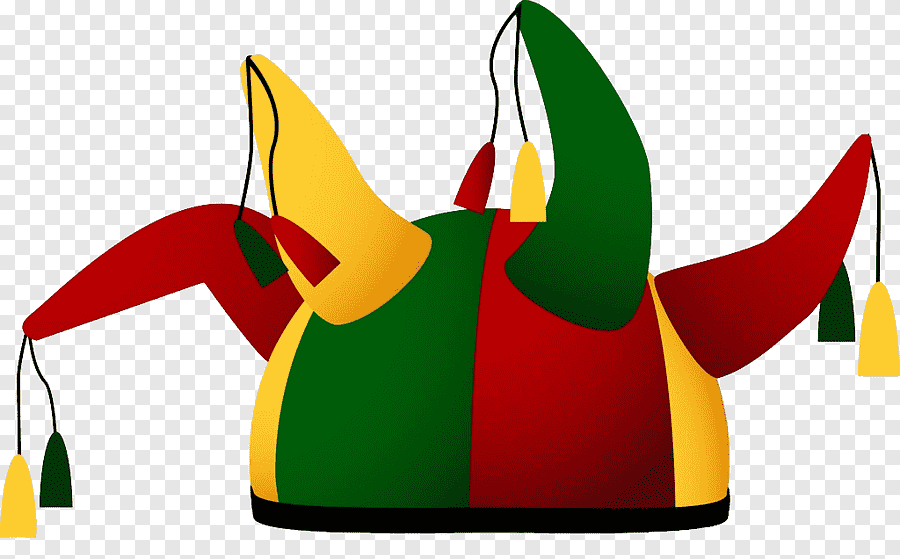
#> input picture chapeau.png, 900 x 559 px
$ python Projet.py
#> lines starting #> are read from the running program, lines starting #| are printed output that depends on the picture; after the words box and inside, x2 and y2 are one past the last pixel; in counts of white or black regions, pixels touching at a corner belong together
# -*- coding: utf-8 -*-
"""
Created on Tue Nov 29 15:30:48 2022

@author: User
"""

import cv2
import numpy as np
from matplotlib import pyplot as plt
import math
#import time

#Création de l'image alpha à partir du chemin de l'image et d'un seuil
def alpha(img, seuil):
    img_gray = cv2.cvtColor(img, cv2.COLOR_BGR2GRAY)
    ret, img_bin = cv2.threshold(img_gray, seuil, 255, cv2.THRESH_BINARY_INV)
    img_alpha = cv2.cvtColor(img_bin, cv2.COLOR_GRAY2BGR)
    return img_alpha

#Affichage des images (pour les tests)
# [22 lines left out: functions affichage, test_incrustation, fermeture, not called in this run]

#Filtre sepia
def filter_sepia(img):
    kernel = np.float32([[0.272,0.534,0.131],[0.349,0.686,0.168],[0.393,0.769,0.189]])
    return cv2.transform(img, kernel)

#Ajout d'une image sur une autre
# [56 lines left out: functions incrustation, rectangle, on_click, not called in this run]


# Load the cascades
face_cascade = cv2.CascadeClassifier('CascadeClassifier/haarcascade_frontalface_alt.xml')
eyes_cascade = cv2.CascadeClassifier('CascadeClassifier/haarcascade_eye_tree_eyeglasses.xml')
nose_cascade = cv2.CascadeClassifier('CascadeClassifier/haarcascade_mcs_nose.xml')

#Load the pictures
clown_hat = cv2.imread('chapeau.png')
#> clown_hat is the input picture: shape (559, 900, 3); mean B, G, R 140.3, 164.2, 182.5
clown_eye = cv2.imread('oeil.jpg')
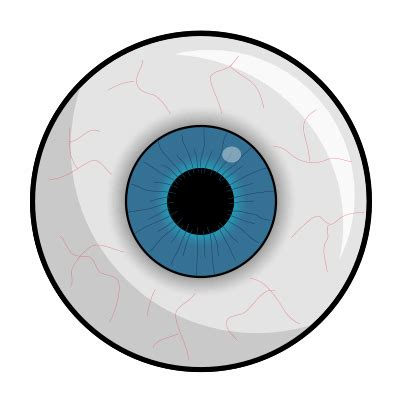
#> input picture oeil.jpg, 400 x 400 px
#> clown_eye is the input picture: shape (400, 400, 3); mean B, G, R 214, 210.9, 205.9
clown_nose = cv2.imread('nez.jpg')
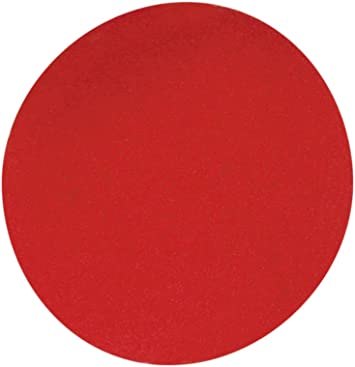
#> input picture nez.jpg, 355 x 367 px
#> clown_nose is the input picture: shape (367, 355, 3); mean B, G, R 88.4, 88.5, 206.6
ball = cv2.imread('ball.jpg')
circus_background = cv2.imread('background_circus.jpg')

#Define position of buttons
button_sepia = np.array([[10,10,30,30]])
button_hat = np.array([[50,10,30,30]])
button_eye = np.array([[90,10,30,30]])
button_nose = np.array([[130,10,30,30]])
button_balls = np.array([[170,10,30,30]])
button_circus = np.array([[210,10,30,30]])

#Define position of frame
frame_size = np.array([[0,0,640,480]])


#Binarizations
alpha_hat = alpha(clown_hat, 210)
#> in alpha, `img_gray = cv2.cvtColor(img, cv2.COLOR_BGR2GRAY)`:
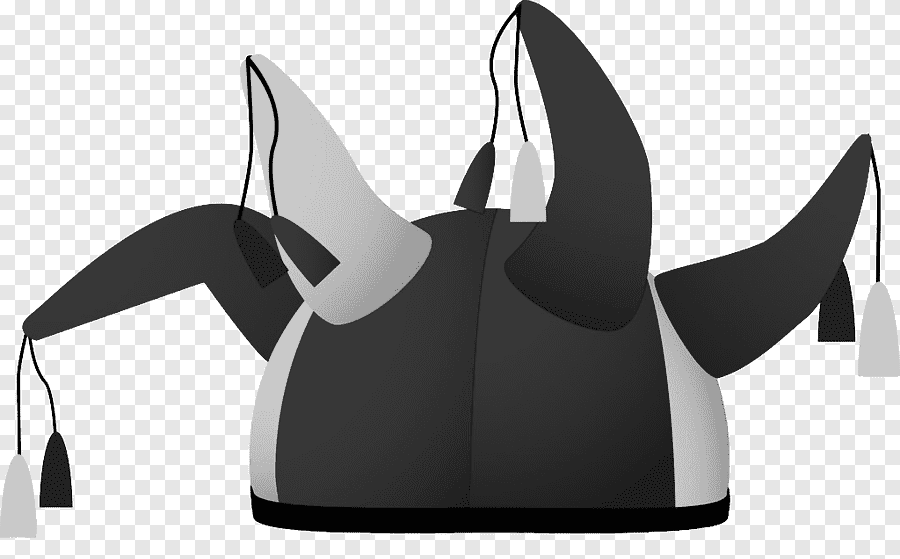
#> img_gray: shape (559, 900); min 2, max 255, mean 166.9
#> in alpha, `ret, img_bin = cv2.threshold(img_gray, seuil, 255, cv2.THRESH_BINARY_I..`:
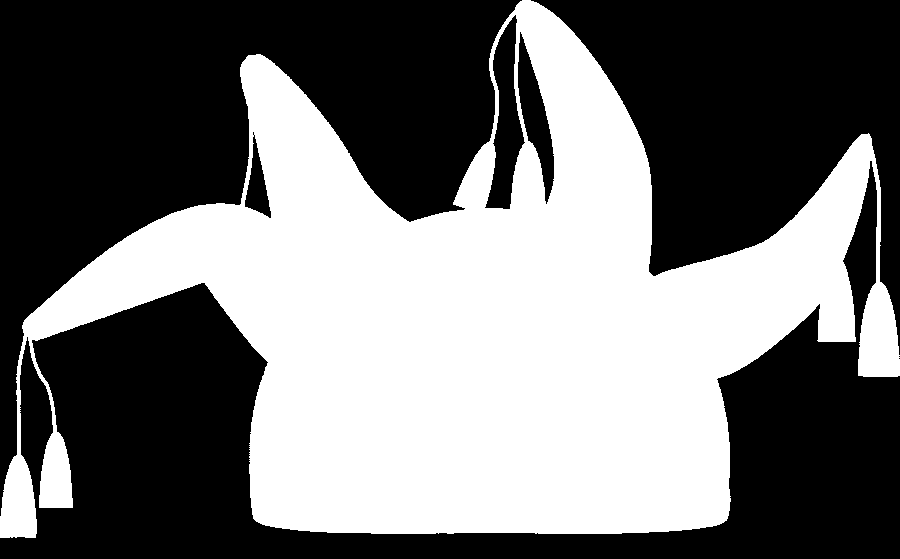
#> img_bin: shape (559, 900); 44.6% white; 1 white region, box (x1, y1, x2, y2) and area: (0, 0, 900, 538) 224179
#> in alpha, `ret, img_bin = cv2.threshold(img_gray, seuil, 255, cv2.THRESH_BINARY_I..`: ret = 210
#alpha_hat = fermeture(3, 20, alpha_hat)
#affichage(alpha_hat)
alpha_eye = alpha(clown_eye, 250)
#> call 2 of alpha, with seuil = 250
#> in alpha (call 2), `ret, img_bin = cv2.threshold(img_gray, seuil, 255, cv2.THRESH_BINARY_I..`:
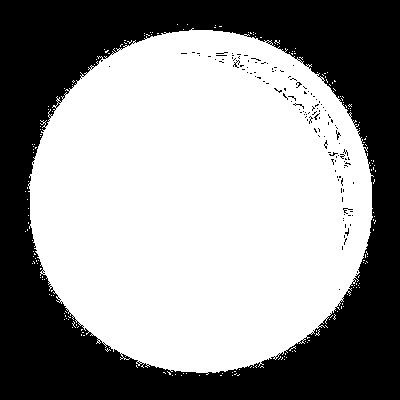
#> img_bin: shape (400, 400); 58% white; 127 black regions (125 under 20 px), largest, box (x1, y1, x2, y2) and area: (0, 0, 400, 400) 66648, (233, 60, 240, 68) 20
#> in alpha (call 2), `ret, img_bin = cv2.threshold(img_gray, seuil, 255, cv2.THRESH_BINARY_I..`: ret = 250
#affichage(alpha_eye)
alpha_nose = alpha(clown_nose, 210)
#> call 3 of alpha, with seuil = 210
#> in alpha (call 3), `img_gray = cv2.cvtColor(img, cv2.COLOR_BGR2GRAY)`:
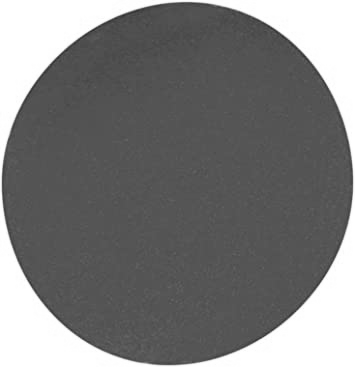
#> img_gray: shape (367, 355); min 40, max 255, mean 123.8
#> in alpha (call 3), `ret, img_bin = cv2.threshold(img_gray, seuil, 255, cv2.THRESH_BINARY_I..`:
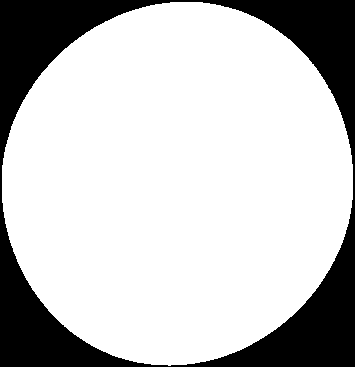
#> img_bin: shape (367, 355); 76.8% white; 1 black region, box (x1, y1, x2, y2) and area: (0, 0, 355, 367) 30199
#> in alpha (call 3), `ret, img_bin = cv2.threshold(img_gray, seuil, 255, cv2.THRESH_BINARY_I..`: ret = 210
#affichage(alpha_nose)
alpha_ball = alpha(ball,200)
#> (the run stopped early here; a loop or call above may not have finished)
